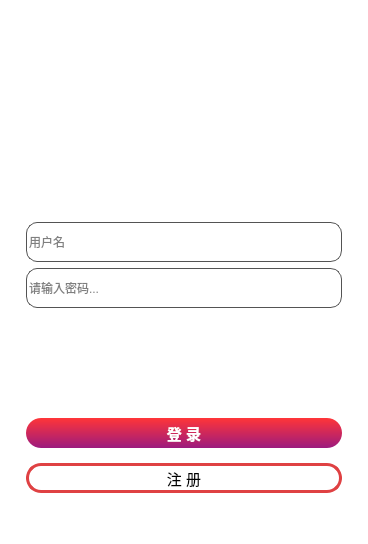
<?xml version="1.0" encoding="UTF-8"?>
<ui version="4.0">
 <class>loginframe</class>
 <widget class="QWidget" name="loginframe">
  <property name="geometry">
   <rect>
    <x>0</x>
    <y>0</y>
    <width>368</width>
    <height>544</height>
   </rect>
  </property>
  <property name="windowTitle">
   <string>登录</string>
  </property>
  <property name="styleSheet">
   <string notr="true">#loginframe{background-color: rgb(255, 255, 255);}</string>
  </property>
  <layout class="QFormLayout" name="formLayout">
   <item row="0" column="0" colspan="2">
    <layout class="QVBoxLayout" name="verticalLayout_3">
     <item>
      <layout class="QHBoxLayout" name="horizontalLayout" stretch="0,1,3,0">
       <property name="leftMargin">
        <number>0</number>
       </property>
       <property name="rightMargin">
        <number>0</number>
       </property>
       <item>
        <spacer name="horizontalSpacer">
         <property name="orientation">
          <enum>Qt::Horizontal</enum>
         </property>
         <property name="sizeHint" stdset="0">
          <size>
           <width>40</width>
           <height>20</height>
          </size>
         </property>
        </spacer>
       </item>
       <item>
        <widget class="QLabel" name="label">
         <property name="minimumSize">
          <size>
           <width>100</width>
           <height>100</height>
          </size>
         </property>
         <property name="maximumSize">
          <size>
           <width>100</width>
           <height>100</height>
          </size>
         </property>
         <property name="styleSheet">
          <string notr="true">border-image:url(:/new/prefix1/resource/ais92-gjqqx-001.ico)</string>
         </property>
         <property name="locale">
          <locale language="Chinese" country="China"/>
         </property>
         <property name="text">
          <string/>
         </property>
        </widget>
       </item>
       <item>
        <widget class="QLabel" name="label_2">
         <property name="minimumSize">
          <size>
           <width>100</width>
           <height>100</height>
          </size>
         </property>
         <property name="maximumSize">
          <size>
           <width>100</width>
           <height>100</height>
          </size>
         </property>
         <property name="styleSheet">
          <string notr="true">border-image:url(:/new/prefix1/resource/acumg-ybkhb-001.ico)</string>
         </property>
         <property name="text">
          <string>&lt;html&gt;&lt;head/&gt;&lt;body&gt;&lt;p&gt;&lt;br/&gt;&lt;/p&gt;&lt;/body&gt;&lt;/html&gt;</string>
         </property>
        </widget>
       </item>
       <item>
        <spacer name="horizontalSpacer_2">
         <property name="orientation">
          <enum>Qt::Horizontal</enum>
         </property>
         <property name="sizeHint" stdset="0">
          <size>
           <width>40</width>
           <height>20</height>
          </size>
         </property>
        </spacer>
       </item>
      </layout>
     </item>
     <item>
      <spacer name="verticalSpacer">
       <property name="orientation">
        <enum>Qt::Vertical</enum>
       </property>
       <property name="sizeHint" stdset="0">
        <size>
         <width>20</width>
         <height>40</height>
        </size>
       </property>
      </spacer>
     </item>
     <item>
      <layout class="QVBoxLayout" name="verticalLayout_2">
       <property name="leftMargin">
        <number>15</number>
       </property>
       <property name="rightMargin">
        <number>15</number>
       </property>
       <item>
        <widget class="QLineEdit" name="lineEdit_id">
         <property name="minimumSize">
          <size>
           <width>0</width>
           <height>40</height>
          </size>
         </property>
         <property name="font">
          <font>
           <stylestrategy>PreferDefault</stylestrategy>
           <hintingpreference>PreferDefaultHinting</hintingpreference>
          </font>
         </property>
         <property name="styleSheet">
          <string notr="true">border-radius: 11px;
border: 1px solid #000000;
border-color: rgb(84, 84, 84)</string>
         </property>
         <property name="placeholderText">
          <string>用户名</string>
         </property>
        </widget>
       </item>
       <item>
        <widget class="QLineEdit" name="lineEdit_password">
         <property name="minimumSize">
          <size>
           <width>0</width>
           <height>40</height>
          </size>
         </property>
         <property name="toolTip">
          <string/>
         </property>
         <property name="styleSheet">
          <string notr="true">border-radius: 11px;
border: 1px solid #000000;
border-color: rgb(84, 84, 84)</string>
         </property>
         <property name="placeholderText">
          <string>请输入密码...</string>
         </property>
        </widget>
       </item>
      </layout>
     </item>
     <item>
      <spacer name="verticalSpacer_2">
       <property name="orientation">
        <enum>Qt::Vertical</enum>
       </property>
       <property name="sizeHint" stdset="0">
        <size>
         <width>20</width>
         <height>40</height>
        </size>
       </property>
      </spacer>
     </item>
     <item>
      <layout class="QVBoxLayout" name="verticalLayout">
       <property name="spacing">
        <number>15</number>
       </property>
       <property name="leftMargin">
        <number>15</number>
       </property>
       <property name="rightMargin">
        <number>15</number>
       </property>
       <item>
        <widget class="QPushButton" name="login">
         <property name="minimumSize">
          <size>
           <width>0</width>
           <height>30</height>
          </size>
         </property>
         <property name="styleSheet">
          <string notr="true">QPushButton{
	border-radius: 15px;
	border: 0px;
	font-size:11pt;
	font-weight:bold;
	color:rgb(255, 255, 255);
	background-color:qlineargradient(spread:pad, x1:0, y1:0, x2:0, y2:2, stop:0 rgb(255, 53, 56), stop:1 rgb(56, 0, 197));
}
QPushButton:hover {
	background-color:qlineargradient(spread:pad, x1:0, y1:0, x2:0, y2:0.5, stop:0 rgb(116, 0, 0), stop:1 rgb(184, 0, 0));
}

</string>
         </property>
         <property name="text">
          <string>登 录</string>
         </property>
        </widget>
       </item>
       <item>
        <widget class="QPushButton" name="register_2">
         <property name="minimumSize">
          <size>
           <width>0</width>
           <height>30</height>
          </size>
         </property>
         <property name="styleSheet">
          <string notr="true">
QPushButton{
	border-radius: 15px;
	border: 3px solid #000000;
	border-color: rgb(223, 65, 67);
	font-size:11pt;

}
QPushButton:hover {
    background-color:rgb(223, 65, 67);
	color:rgb(255, 255, 255);
}

</string>
         </property>
         <property name="text">
          <string>注 册</string>
         </property>
        </widget>
       </item>
       <item>
        <spacer name="verticalSpacer_3">
         <property name="orientation">
          <enum>Qt::Vertical</enum>
         </property>
         <property name="sizeHint" stdset="0">
          <size>
           <width>20</width>
           <height>40</height>
          </size>
         </property>
        </spacer>
       </item>
      </layout>
     </item>
    </layout>
   </item>
  </layout>
 </widget>
 <resources/>
 <connections/>
</ui>
